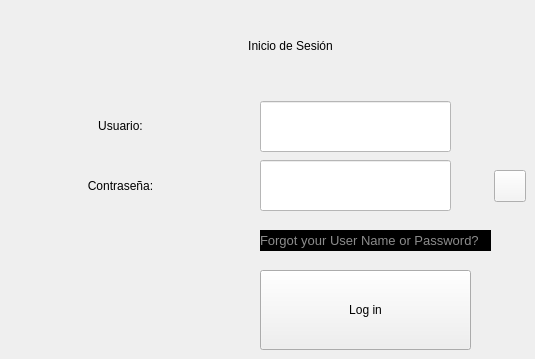
               <widget class="QWidget" name="page_login">
                <widget class="QLabel" name="label">
                 <property name="geometry">
                  <rect>
                   <x>70</x>
                   <y>20</y>
                   <width>441</width>
                   <height>51</height>
                  </rect>
                 </property>
                 <property name="text">
                  <string>Inicio de Sesión</string>
                 </property>
                 <property name="alignment">
                  <set>Qt::AlignCenter</set>
                 </property>
                </widget>
                <widget class="QPushButton" name="bt_log_in">
                 <property name="geometry">
                  <rect>
                   <x>260</x>
                   <y>270</y>
                   <width>211</width>
                   <height>80</height>
                  </rect>
                 </property>
                 <property name="minimumSize">
                  <size>
                   <width>150</width>
                   <height>80</height>
                  </size>
                 </property>
                 <property name="text">
                  <string>Log in</string>
                 </property>
                </widget>
                <widget class="QLabel" name="label_6">
                 <property name="geometry">
                  <rect>
                   <x>20</x>
                   <y>100</y>
                   <width>201</width>
                   <height>51</height>
                  </rect>
                 </property>
                 <property name="text">
                  <string>Usuario:</string>
                 </property>
                 <property name="alignment">
                  <set>Qt::AlignCenter</set>
                 </property>
                </widget>
                <widget class="QLabel" name="label_7">
                 <property name="geometry">
                  <rect>
                   <x>20</x>
                   <y>160</y>
                   <width>201</width>
                   <height>51</height>
                  </rect>
                 </property>
                 <property name="text">
                  <string>Contraseña:</string>
                 </property>
                 <property name="alignment">
                  <set>Qt::AlignCenter</set>
                 </property>
                </widget>
                <widget class="QPushButton" name="pushButton_eye">
                 <property name="geometry">
                  <rect>
                   <x>494</x>
                   <y>170</y>
                   <width>32</width>
                   <height>32</height>
                  </rect>
                 </property>
                 <property name="minimumSize">
                  <size>
                   <width>32</width>
                   <height>32</height>
                  </size>
                 </property>
                 <property name="maximumSize">
                  <size>
                   <width>32</width>
                   <height>32</height>
                  </size>
                 </property>
                 <property name="styleSheet">
                  <string notr="true">font: 10pt &quot;Segoe UI&quot;;
background-color: rgb(245, 245, 245);</string>
                 </property>
                 <property name="text">
                  <string/>
                 </property>
                 <property name="icon">
                  <iconset>
                   <normaloff>OJO.svg</normaloff>OJO.svg</iconset>
                 </property>
                 <property name="iconSize">
                  <size>
                   <width>30</width>
                   <height>30</height>
                  </size>
                 </property>
                </widget>
                <widget class="QLineEdit" name="username">
                 <property name="geometry">
                  <rect>
                   <x>260</x>
                   <y>101</y>
                   <width>191</width>
                   <height>51</height>
                  </rect>
                 </property>
                 <property name="styleSheet">
                  <string notr="true">color: rgb(0, 0, 0);
background-color: rgb(255, 255, 255);</string>
                 </property>
                 <property name="text">
                  <string/>
                 </property>
                </widget>
                <widget class="QLineEdit" name="password">
                 <property name="geometry">
                  <rect>
                   <x>260</x>
                   <y>160</y>
                   <width>191</width>
                   <height>51</height>
                  </rect>
                 </property>
                 <property name="styleSheet">
                  <string notr="true">color: rgb(0, 0, 0);
background-color: rgb(255, 255, 255);</string>
                 </property>
                </widget>
                <widget class="QLabel" name="message_lg">
                 <property name="geometry">
                  <rect>
                   <x>260</x>
                   <y>230</y>
                   <width>231</width>
                   <height>21</height>
                  </rect>
                 </property>
                 <property name="font">
                  <font>
                   <family>Segoe UI</family>
                   <pointsize>10</pointsize>
                   <italic>false</italic>
                   <bold>false</bold>
                  </font>
                 </property>
                 <property name="styleSheet">
                  <string notr="true">color:rgba(255, 255, 255, 140);
background-color: rgb(0, 0, 0);
font: 10pt &quot;Segoe UI&quot;;</string>
                 </property>
                 <property name="text">
                  <string>Forgot your User Name or Password? </string>
                 </property>
                </widget>
               </widget>
